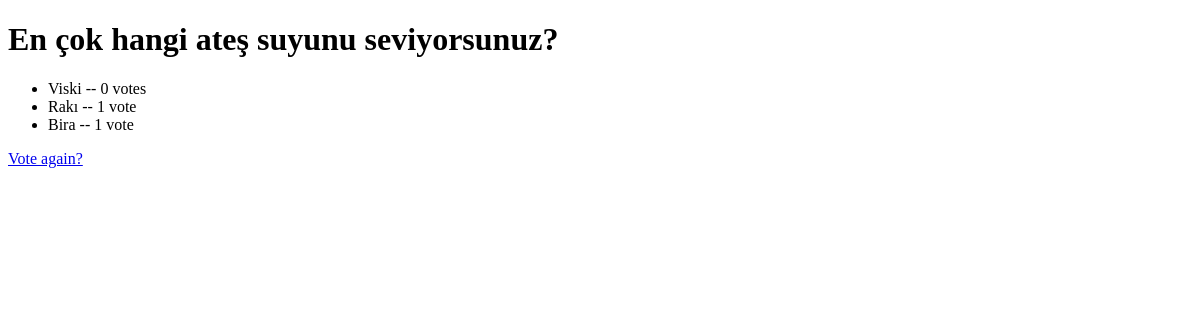
/polls/5/results/, run on an earlier commit of the app's database.
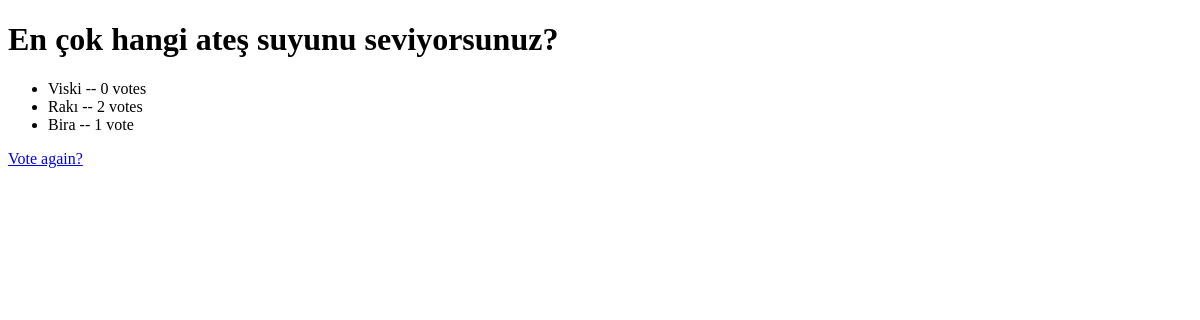
And on a later commit of the database.
### polls/models.py (models this page shows, shortened)
class Question(models.Model):
    question_text = models.CharField(max_length=200)
    pub_date = models.DateTimeField('date published')
    """     def was_published_recently(self):
        return self.pub_date >= timezone.now() - datetime.timedelta(days=1) """
    def was_published_recently(self):
        now = timezone.now()
        return now - datetime.timedelta(days=1) <= self.pub_date <= now

class Choice(models.Model):
    question = models.ForeignKey(Question, on_delete=models.CASCADE)
    choice_text = models.CharField(max_length=200)
    votes = models.IntegerField(default=0)

### polls/views.py (the view)
# urls.py: path('<int:question_id>/results/', views.results, name='results'),
def results(request, question_id):
    question = get_object_or_404(Question, pk=question_id)
    return render(request, 'polls/results.html', {'question': question})

### polls/templates/polls/results.html (shortened to what this page needs)
<!DOCTYPE html>
<html lang="en">
<head>
</head>
<body>
    <h1>{{ question.question_text }}</h1>
    <ul>
    {% for choice in question.choice_set.all %}
        <li>{{ choice.choice_text }} -- {{ choice.votes }} vote{{ choice.votes|pluralize }}</li>
    {% endfor %}
    </ul>
    <a href="{% url 'polls:detail' question.id %}">Vote again?</a>
</body>
</html>

What changed in the data, as far as the page shows it:
changed Choice "Rakı": votes "1" → "2"
